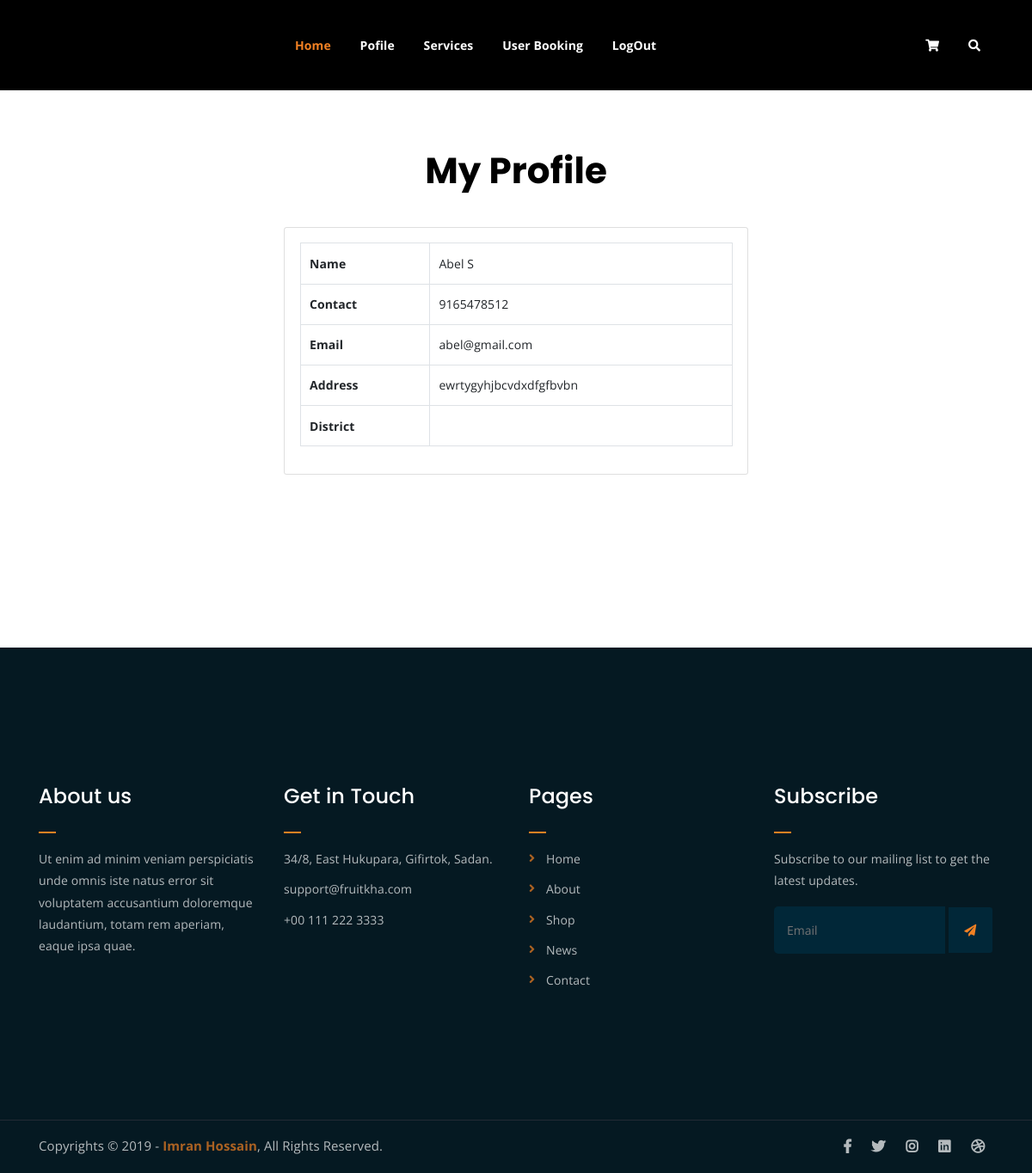
Screenshot of /ServiceProvider/myprofile/ (signed in) with the database file from the repository.
### Guest/models.py (models this page shows)
class tbl_serviceprovider(models.Model):
    name=models.CharField(max_length=50)
    contact=models.IntegerField()
    email=models.EmailField(max_length=50)
    address=models.TextField()
    password=models.CharField(max_length=50)
    place=models.ForeignKey(tbl_place,on_delete=models.CASCADE)

### ServiceProvider/views.py (the view)
# urls.py: path('myprofile/',views.myprofile,name="MyProfile"),
def myprofile(request):
    udata=tbl_serviceprovider.objects.get(id=request.session['spid'])
    return render(request,"ServiceProvider/MyProfile.html",{'udata':udata})

### ServiceProvider/Templates/ServiceProvider/MyProfile.html (shortened to what this page needs)
{% extends 'ServiceProvider/header.html'%}
{% load static %}
{% block content %}
<!DOCTYPE html>
<html lang="en">
<head>
</head>
<body>
    <center><h2 style="color: black">My Profile</h2></center>
    <form action="" method="post">
        <div class="container">
            <div class="row justify-content-center">
                <div class="col-md-6">
                    <div class="card mt-5">
                        <div class="card-body">
                            <table class="table table-bordered">
                                <tr>
                                    <td class="font-weight-bold">Name</td>
                                    <td>{{udata.name}}</td>
                                </tr>
                                <tr>
                                    <td class="font-weight-bold">Contact</td>
                                    <td>{{udata.contact}}</td>
                                </tr>
                                <tr>
                                    <td class="font-weight-bold">Email</td>
                                    <td>{{udata.email}}</td>
                                </tr>
                                <tr>
                                    <td class="font-weight-bold">Address</td>
                                    <td>{{udata.address}}</td>
                                </tr>
                                <tr>
                                    <td class="font-weight-bold">District</td>
                                    <td>{{udata.district.district_name}}</td>
                                </tr>
                            </table>
                        </div>
                    </div>
                </div>
            </div>
        </div>
    </form>
</body>
</html>
{% endblock content %}

### Guest/static/Main/assets/css/main.css (style rules this page uses)
html { font-size: 14px; font-weight: 400; line-height: 28px; height: 100%; }
body { font-family: "Open Sans", sans-serif; font-weight: 400; font-size: 1rem; letter-spacing: 0.1px; line-height: 1.8; color: #051922; overflow-x: hidden; }
h1, .h1, h2, .h2, h3, .h3, h4, .h4, h5, .h5, h6, .h6 { font-family: "Poppins", sans-serif; font-weight: 700; margin: 0 0 1.25rem 0; color: white; }
h1:last-child, .h1:last-child, h2:last-child, .h2:last-child, h3:last-child, .h3:last-child, h4:last-child, .h4:last-child, h5:last-child, .h5:last-child, h6:last-child, .h6:last-child { margin: 0; }
h2, .h2 { font-size: 3rem; font-weight: 700; line-height: 3.25rem; }
html, body { height: 100%; }

### rows the page displays
tbl_serviceprovider: name "Abel S", contact "9165478512", email "abel@gmail.com", address "ewrtygyhjbcvdxdfgfbvbn"
